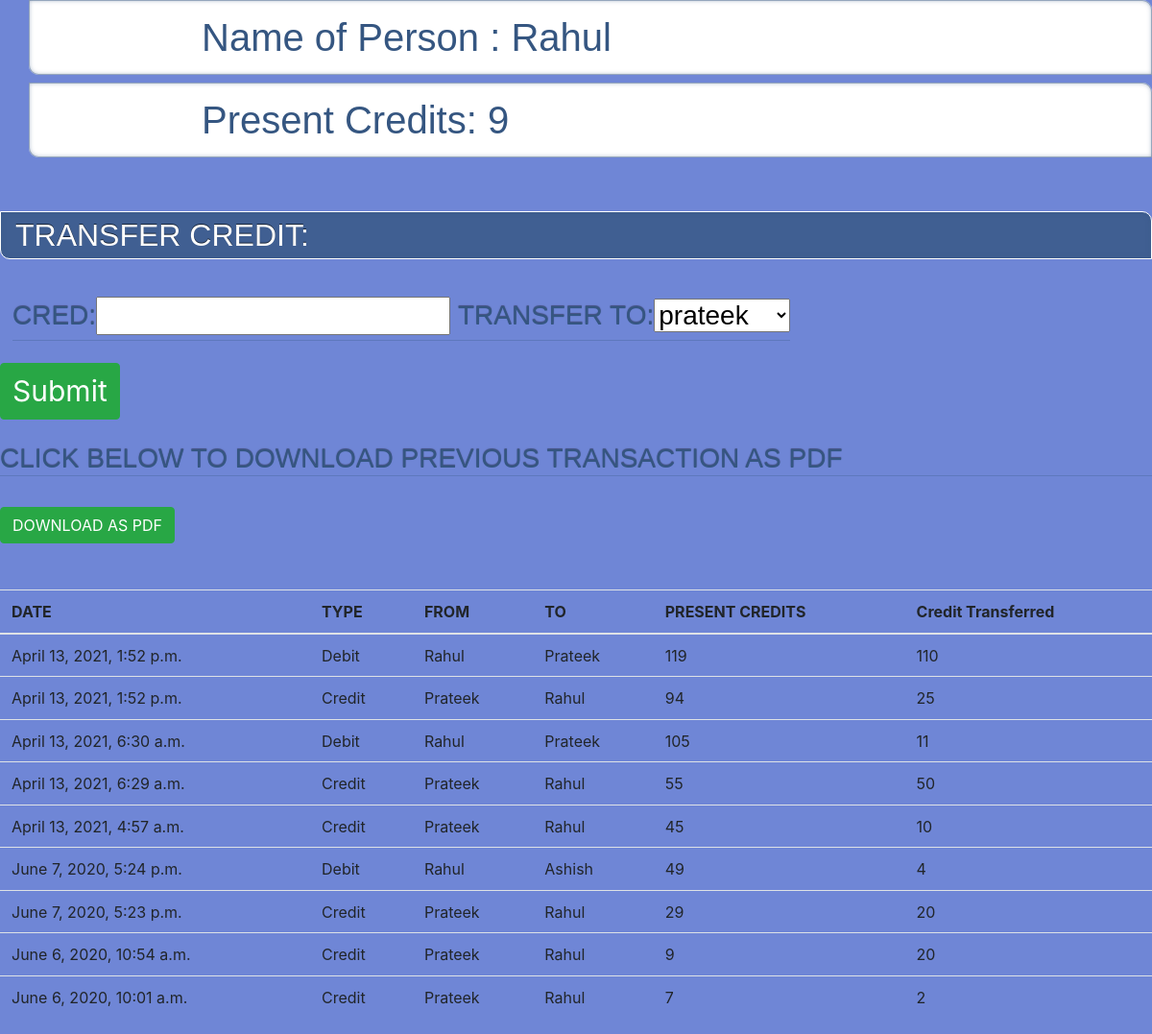
Screenshot of /home/4 with the database file from the repository.
### app/models.py (models this page shows, shortened)
class Person(models.Model):
    name=models.CharField(max_length=30)
    email=models.CharField(max_length=30)
    credit=models.IntegerField(null=False)

class Transaction_history(models.Model):
    Sender=models.IntegerField(null=True)
    Sender_Credit=models.IntegerField(null=True)
    Reciever=models.IntegerField(null=True)
    Reciever_Credit=models.IntegerField(null=True)
    Credit=models.IntegerField(null=True)
    Time=models.DateTimeField(auto_now=True)

### app/views.py (the view, shortened to what this page needs)
# urls.py: url(r'^home/(?P<id>\d+)',views.addc),
def addc(request,id):
    try:
        Person_list=Person.objects.all().values().filter(id=id)
        Person_list_details=Person.objects.all().values()
        for i in Person_list:
            names=i['name']
        form=forms.formname()
        form.getform(id)
        Transaction_history_list=Transaction_history.objects.all().values().filter(Sender=id)|Transaction_history.objects.all().values().filter(Reciever=id).order_by('-Time')
        k={}
        for i in Person_list_details:
            k[int(i['id'])]=i['name']
        def get(id):
            return k[id]
        for i in Transaction_history_list:
            i['Sender']=get(i['Sender'])
            i['Reciever']=get(i['Reciever'])
        context={"Person_list":Person_list,
        "Person_list_details":Person_list_details,
        'form':form,
        "Transactions":Transaction_history_list,
        "names":names,
        }
        for person in Person_list:
            Senders_credit=person['credit']
        return render(request,"cred.html",context)
    except Exception as e:
        print(e)

### app/forms.py
class formname(forms.Form):
    cred=forms.IntegerField(validators=[MinValueValidator(1)])
    Transfer_to=forms.ChoiceField(choices=(getAllOptions()))
    def getform(self,id):
        self.fields["Transfer_to"]=forms.ChoiceField(choices=(gett(id)))

### app/forms.py (called while the page is built)
def gett(*argv):
    try:
        det=Person.objects.all().values()
        k=0
        for i in argv:
            k=i
        options = []
        for (index,item) in enumerate(det):
            if(item['id']==int(k)):
                pass
            else:
                options.append((item['id'],item['name']))
    except Exception as e:
        print(e)
    return options

### templates/cred.html (shortened to what this page needs)
<head>
  {% load static %}
  <link rel="stylesheet" href="{% static 'app/cred.css' %}">
<link rel="stylesheet" href="{% static 'app/css/bootstrap.min.css' %}">
</head>
<body>
<div>
        <h1>   Name of Person :
        {% for Person in Person_list %}
        {{Person.name | capfirst}}
        {% endfor %}
        </h1>
        <h1>Present Credits:
        {% for Person in Person_list %}
        {{Person.credit}}
        {% endfor %}
        </h1>
</div>
<br>
<br>
<h2>TRANSFER CREDIT:</h2>
<br>
<button type="button" class="btn btn-sucess">
 <div class="input">
<form method="POST">
    <h3>{{ form }}
    </h3>
    <button type="submit" class="btn btn-success" style="margin-right:500px; font-size: 30px; ">Submit</button>
</form>
</div>
{% for Person in Person_list %}<br>
<br>
<div>
<h3>Click Below To Download Previous Transaction As Pdf</h3>
<br>
<button class="btn btn-success"><a href="h/{{Person.id}}" style="text-decoration: none; color: white;">DOWNLOAD AS PDF</a></button>
</div>
{% endfor %}
<br>
<br>
      <table class="table">
        <thead>
          <tr>
            <th>DATE</th>
            <th>TYPE</th>
            <th>FROM</th>
            <th>TO</th>
            <th>PRESENT CREDITS</th>
            <th>Credit Transferred</th>
          </tr>
        </thead>
        <tbody>
            {% for Transaction in Transactions %}
          <tr>
              <td>{{Transaction.Time}}</td>
              <td>{% if Transaction.Sender in names %}
                  Debit
                  {% else %}
                  Credit
                  {% endif %}
              </td>
              <td>{{Transaction.Sender| capfirst}}
              </td>
              <td>
                {{ Transaction.Reciever| capfirst}}
              </td>
              <td>{% if Transaction.Sender in names %}
                {{Transaction.Sender_Credit}}
                {% else %}
                {{Transaction.Reciever_Credit}}
                {% endif %}
              </td>
              <td>
                {{Transaction.Credit}}
              </td>
            <tr>
          {% endfor %}
        </tbody>
      </table>
</body>

### static/app/cred.css (style rules this page uses)
body { background-color: #6f86d6 !important; }
h1 { margin-left: 30px; font-weight: 600; font-family: 'Titillium Web', sans-serif; position: relative; font-size: 36px; line-height: 40px; padding: 15px 15px 15px 15%; color: #355681; box-shadow: inset 0 0 0 1px rgba(53,86,129, 0.4), inset 0 0 5px rgba(53,86,129, 0.5), inset -285px 0 35px white; border-radius: 0 10px 0 10px; background: #fff url(../images/bartoszkosowski.jpg) no-repeat center left; }
h2 { margin: 1em 0 0.5em 0; font-weight: normal; position: relative; text-shadow: 0 -1px rgba(0,0,0,0.6); font-size: 28px; line-height: 40px; background: #355681; background: rgba(53,86,129, 0.8); border: 1px solid #fff; padding: 5px 15px; color: white; border-radius: 0 10px 0 10px; box-shadow: inset 0 0 5px rgba(53,86,129, 0.5); font-family: 'Muli', sans-serif; }
h3 { font-weight: 600; font-family: 'Titillium Web', sans-serif; position: relative; text-shadow: 0 -1px 1px rgba(0,0,0,0.4); font-size: 22px; line-height: 40px; color: #355681; text-transform: uppercase; border-bottom: 1px solid rgba(53,86,129, 0.3); }
.input { color:white; text-decoration: solid; }

### rows the page displays
Person: name "Rahul", credit "9"
Transaction_history: Time "April 13, 2021, 1:52 p.m.", shows "Debit", Sender "Rahul", Reciever "Prateek", Sender_Credit "119", Credit "110"
Transaction_history: Time "April 13, 2021, 1:52 p.m.", shows "Credit", Sender "Prateek", Reciever "Rahul", Reciever_Credit "94", Credit "25"
Transaction_history: Time "April 13, 2021, 6:30 a.m.", shows "Debit", Sender "Rahul", Reciever "Prateek", Sender_Credit "105", Credit "11"
Transaction_history: Time "April 13, 2021, 6:29 a.m.", shows "Credit", Sender "Prateek", Reciever "Rahul", Reciever_Credit "55", Credit "50"
Transaction_history: Time "April 13, 2021, 4:57 a.m.", shows "Credit", Sender "Prateek", Reciever "Rahul", Reciever_Credit "45", Credit "10"
Transaction_history: Time "June 7, 2020, 5:24 p.m.", shows "Debit", Sender "Rahul", Reciever "Ashish", Sender_Credit "49", Credit "4"
Transaction_history: Time "June 7, 2020, 5:23 p.m.", shows "Credit", Sender "Prateek", Reciever "Rahul", Reciever_Credit "29", Credit "20"
Transaction_history: Time "June 6, 2020, 10:54 a.m.", shows "Credit", Sender "Prateek", Reciever "Rahul", Reciever_Credit "9", Credit "20"
Transaction_history: Time "June 6, 2020, 10:01 a.m.", shows "Credit", Sender "Prateek", Reciever "Rahul", Reciever_Credit "7", Credit "2"
